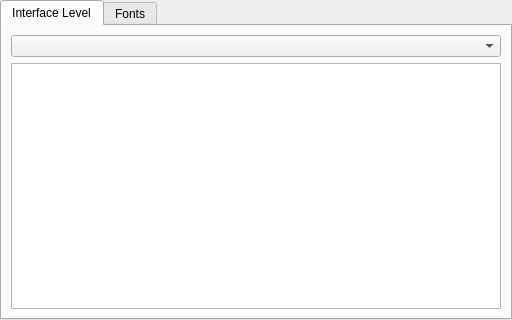
<?xml version="1.0" encoding="UTF-8"?>
<ui version="4.0">
 <class>GeneralConfigPage</class>
 <widget class="QWidget" name="GeneralConfigPage">
  <property name="geometry">
   <rect>
    <x>0</x>
    <y>0</y>
    <width>512</width>
    <height>320</height>
   </rect>
  </property>
  <property name="windowTitle">
   <string>General preferences</string>
  </property>
  <layout class="QVBoxLayout" name="verticalLayout">
   <property name="margin">
    <number>0</number>
   </property>
   <item>
    <widget class="QTabWidget" name="tabWidget">
     <property name="currentIndex">
      <number>0</number>
     </property>
     <widget class="QWidget" name="tabInterfaceLevel">
      <attribute name="title">
       <string>Interface Level</string>
      </attribute>
      <layout class="QVBoxLayout" name="verticalLayout_2">
       <item>
        <widget class="QComboBox" name="cboUserLevel"/>
       </item>
       <item>
        <widget class="QTextBrowser" name="txtUserLevelDescription"/>
       </item>
      </layout>
     </widget>
     <widget class="QWidget" name="tabFonts">
      <attribute name="title">
       <string>Fonts</string>
      </attribute>
      <layout class="QGridLayout" name="gridLayout">
       <item row="2" column="1">
        <widget class="FontSelectWidget" name="fontSourceCode" native="true">
         <property name="sizePolicy">
          <sizepolicy hsizetype="MinimumExpanding" vsizetype="Preferred">
           <horstretch>0</horstretch>
           <verstretch>0</verstretch>
          </sizepolicy>
         </property>
        </widget>
       </item>
       <item row="4" column="0">
        <spacer name="verticalSpacer">
         <property name="orientation">
          <enum>Qt::Vertical</enum>
         </property>
         <property name="sizeHint" stdset="0">
          <size>
           <width>20</width>
           <height>40</height>
          </size>
         </property>
        </spacer>
       </item>
       <item row="2" column="0">
        <widget class="QLabel" name="label">
         <property name="text">
          <string>Source code font:</string>
         </property>
        </widget>
       </item>
       <item row="0" column="0">
        <widget class="QLabel" name="label_2">
         <property name="text">
          <string>General font:</string>
         </property>
        </widget>
       </item>
       <item row="0" column="1">
        <widget class="FontSelectWidget" name="fontGeneral" native="true">
         <property name="sizePolicy">
          <sizepolicy hsizetype="MinimumExpanding" vsizetype="Preferred">
           <horstretch>0</horstretch>
           <verstretch>0</verstretch>
          </sizepolicy>
         </property>
        </widget>
       </item>
       <item row="1" column="0">
        <widget class="QLabel" name="label_3">
         <property name="text">
          <string>Dialogs font:</string>
         </property>
        </widget>
       </item>
       <item row="1" column="1">
        <widget class="FontSelectWidget" name="fontDialogs" native="true"/>
       </item>
      </layout>
     </widget>
    </widget>
   </item>
  </layout>
 </widget>
 <customwidgets>
  <customwidget>
   <class>FontSelectWidget</class>
   <extends>QWidget</extends>
   <header>Widgets/FontSelectWidget.h</header>
   <container>1</container>
  </customwidget>
 </customwidgets>
 <resources/>
 <connections/>
</ui>
